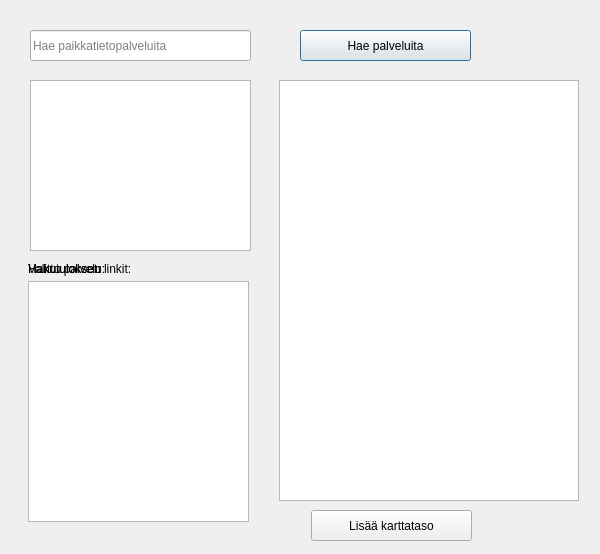
<?xml version="1.0" encoding="UTF-8"?>
<ui version="4.0">
 <class>pthpluginDialogBase</class>
 <widget class="QDialog" name="pthpluginDialogBase">
  <property name="geometry">
   <rect>
    <x>0</x>
    <y>0</y>
    <width>600</width>
    <height>554</height>
   </rect>
  </property>
  <property name="windowTitle">
   <string>paikkatietohakemisto-plugin</string>
  </property>
  <widget class="QPushButton" name="searchButton">
   <property name="geometry">
    <rect>
     <x>300</x>
     <y>30</y>
     <width>171</width>
     <height>31</height>
    </rect>
   </property>
   <property name="text">
    <string>Hae palveluita</string>
   </property>
   <property name="default">
    <bool>true</bool>
   </property>
  </widget>
  <widget class="QListWidget" name="searchResult">
   <property name="geometry">
    <rect>
     <x>30</x>
     <y>80</y>
     <width>221</width>
     <height>171</height>
    </rect>
   </property>
  </widget>
  <widget class="QLineEdit" name="searchBox">
   <property name="geometry">
    <rect>
     <x>30</x>
     <y>30</y>
     <width>221</width>
     <height>31</height>
    </rect>
   </property>
   <property name="autoFillBackground">
    <bool>false</bool>
   </property>
   <property name="placeholderText">
    <string>Hae paikkatietopalveluita</string>
   </property>
  </widget>
  <widget class="QPushButton" name="AddLayerButton">
   <property name="geometry">
    <rect>
     <x>311</x>
     <y>510</y>
     <width>161</width>
     <height>31</height>
    </rect>
   </property>
   <property name="text">
    <string>Lisää karttataso</string>
   </property>
   <property name="autoDefault">
    <bool>true</bool>
   </property>
   <property name="default">
    <bool>false</bool>
   </property>
   <property name="flat">
    <bool>false</bool>
   </property>
  </widget>
  <widget class="QTextBrowser" name="abstractBox">
   <property name="geometry">
    <rect>
     <x>28</x>
     <y>281</y>
     <width>221</width>
     <height>241</height>
    </rect>
   </property>
   <property name="cursorWidth">
    <number>0</number>
   </property>
   <property name="placeholderText">
    <string/>
   </property>
  </widget>
  <widget class="QLabel" name="abstractLabel">
   <property name="geometry">
    <rect>
     <x>28</x>
     <y>258</y>
     <width>221</width>
     <height>21</height>
    </rect>
   </property>
   <property name="text">
    <string>Valittu palvelu:</string>
   </property>
  </widget>
  <widget class="QTreeWidget" name="layerTree">
   <property name="geometry">
    <rect>
      <x>279</x>
      <y>80</y>
     <width>300</width>
     <height>421</height>
    </rect>
   </property>
   <attribute name="headerVisible">
    <bool>false</bool>
   </attribute>
  </widget>


  <widget class="QLabel" name="searchResultLabel">
   <property name="geometry">
    <rect>
     <x>28</x>
     <y>258</y>
     <width>221</width>
     <height>21</height>
    </rect>
   </property>
   <property name="text">
    <string>Hakutulokset:</string>
   </property>
  </widget>

  <widget class="QLabel" name="serviceLabel">
   <property name="geometry">
    <rect>
     <x>28</x>
     <y>258</y>
     <width>221</width>
     <height>21</height>
    </rect>
   </property>
   <property name="text">
    <string>Hakutuloksen linkit:</string>
   </property>
  </widget>

 </widget>
 <resources/>
 <connections/>
</ui>
